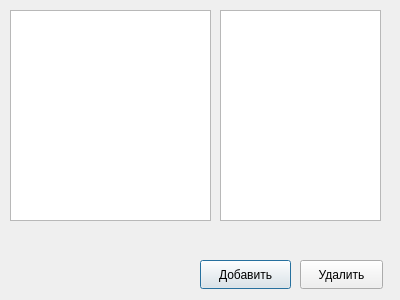
<?xml version="1.0" encoding="UTF-8"?>
<ui version="4.0">
 <class>HateFood</class>
 <widget class="QDialog" name="HateFood">
  <property name="geometry">
   <rect>
    <x>0</x>
    <y>0</y>
    <width>400</width>
    <height>300</height>
   </rect>
  </property>
  <property name="windowTitle">
   <string>Dialog</string>
  </property>
  <widget class="QPushButton" name="pushButton">
   <property name="geometry">
    <rect>
     <x>200</x>
     <y>260</y>
     <width>91</width>
     <height>29</height>
    </rect>
   </property>
   <property name="text">
    <string>Добавить</string>
   </property>
  </widget>
  <widget class="QPushButton" name="pushButton_2">
   <property name="geometry">
    <rect>
     <x>300</x>
     <y>260</y>
     <width>83</width>
     <height>29</height>
    </rect>
   </property>
   <property name="text">
    <string>Удалить</string>
   </property>
  </widget>
  <widget class="QTableView" name="tableView">
   <property name="geometry">
    <rect>
     <x>10</x>
     <y>10</y>
     <width>201</width>
     <height>211</height>
    </rect>
   </property>
  </widget>
  <widget class="QTableView" name="tableView_2">
   <property name="geometry">
    <rect>
     <x>220</x>
     <y>10</y>
     <width>161</width>
     <height>211</height>
    </rect>
   </property>
  </widget>
 </widget>
 <resources/>
 <connections/>
</ui>
